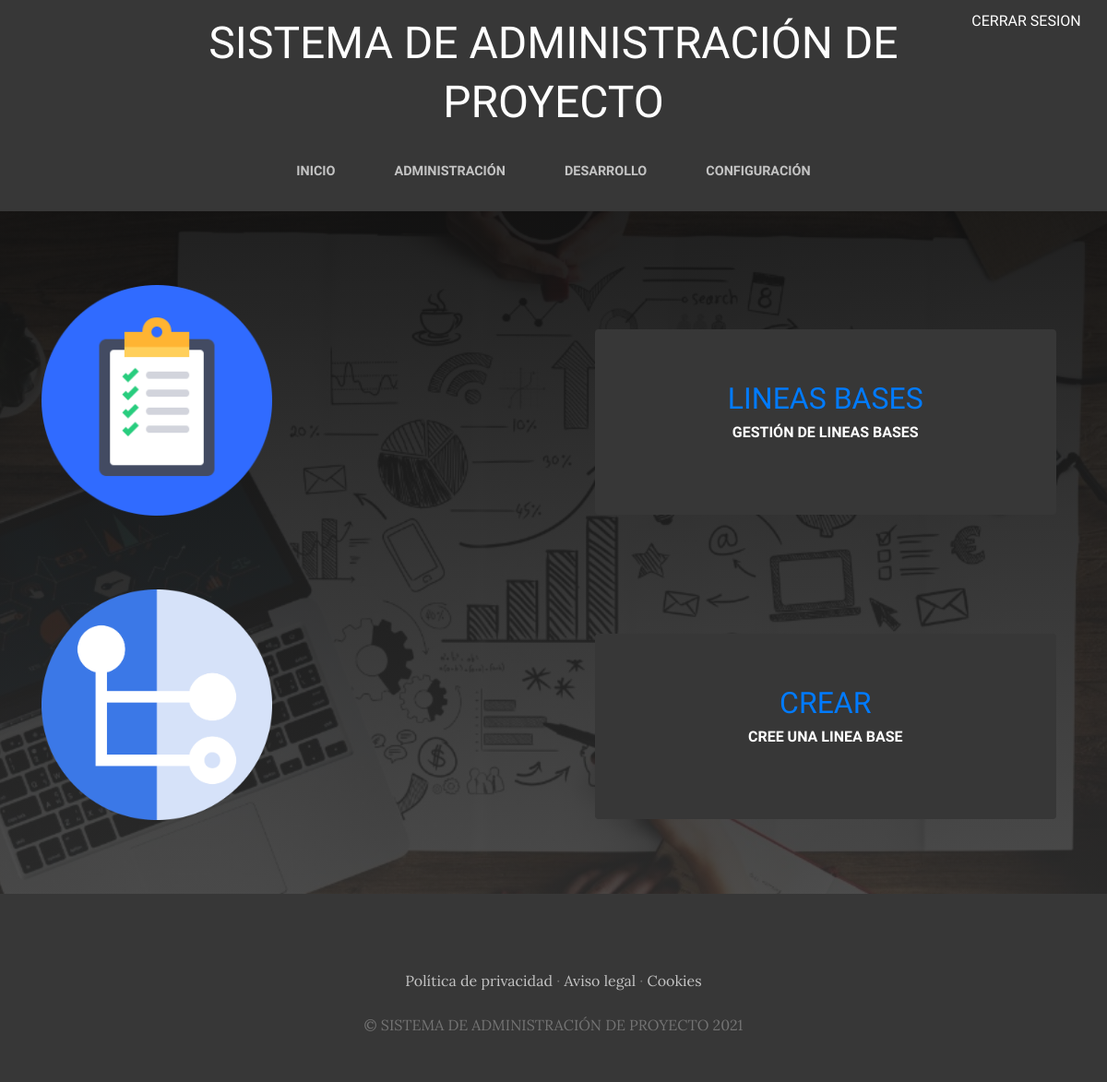
Screenshot of /configuracion/ (signed in) with the database file from the repository.
### configuracion/models.py (models this page shows, shortened)
class Configuracion(models.Model):
    titulo= models.CharField(max_length=200)
    contenido= models.CharField(max_length=200)
    code_url = models.CharField(max_length=200)
    imagen= models.ImageField(upload_to='configuracion')
    create= models.DateTimeField(auto_now_add= True)
    updated= models.DateTimeField(auto_now_add= True)
    class Meta:
        verbose_name='Modulo Gestion de Configuracion'
        verbose_name_plural='Modulo Gestion de Configuracion'

### configuracion/views.py (the view)
# urls.py: path('',views.configuracion_view, name="configuracion"),
@login_required(login_url='/ingresar')
def configuracion_view(request):
    configuracion = Configuracion.objects.all()
    return render(request,"configuracion/configuracion_tpl.html",{'configuracion':configuracion})

### configuracion/Templates/configuracion/configuracion_tpl.html
{% extends "SysGesApp/base.html" %}
{% load static %}
{% block content %}
    {% for conf in configuracion %}
   <section class="page-section clearfix">
      <div class="container">
        <div class="intro">
          <img class="intro-img img-fluid mb-3 mb-lg-0 rounded"
          src="{{conf.imagen.url}}" alt=""
          style="width: 250px;">
          <div class="intro-text left-0 text-center bg-faded p-5 rounded">
            <h2 class="section-heading mb-4" >
              <a class="nav-link text-uppercase text-expanded" href="{{conf.code_url}}">{{conf.titulo}}</a>
              <span class="section-heading-upper">{{conf.contenido}}</span>
            </h2>
          </div>
        </div>
      </div>
    </section>
    {% endfor %}
{% endblock %}

### SysGesApp/static/SysGesApp/css/gestion.css (style rules this page uses)
body { font-family: 'Lora'; background: linear-gradient(rgba(10, 10, 10, 0.966), rgba(56, 56, 56, 0.829)), url("../img/main_bg.jpg"); background-attachment: fixed; background-position: center; background-size: cover; }
h1, h2, h3, h4, h5, h6 { font-family: 'Raleway'; }
.page-section { margin-top: 5rem; margin-bottom: 5rem; }
.section-heading { text-transform: uppercase; }
.section-heading .section-heading-upper { display: block; font-size: 1rem; font-weight: 800; padding-bottom:.5rem; }
.bg-faded { background-color: rgba(255, 255, 255, 0.85); }
.intro { position: relative; }
@media (min-width: 992px) { .intro .intro-img { width: 75%; float: left; } }
@media (min-width: 992px) { .intro .intro-text { left: 600; width: 60%; margin-top: 3rem; background-color: rgb(55,55,55); color: rgb(255, 255, 255); position: absolute; } }
@media (min-width: 1200px) { .intro .intro-text { width: 45%; } }

### rows the page displays
Configuracion: imagen (picture), titulo "LINEAS BASES", contenido "GESTIÓN DE LINEAS BASES"
Configuracion: imagen (picture), titulo "CREAR", contenido "CREE UNA LINEA BASE"
